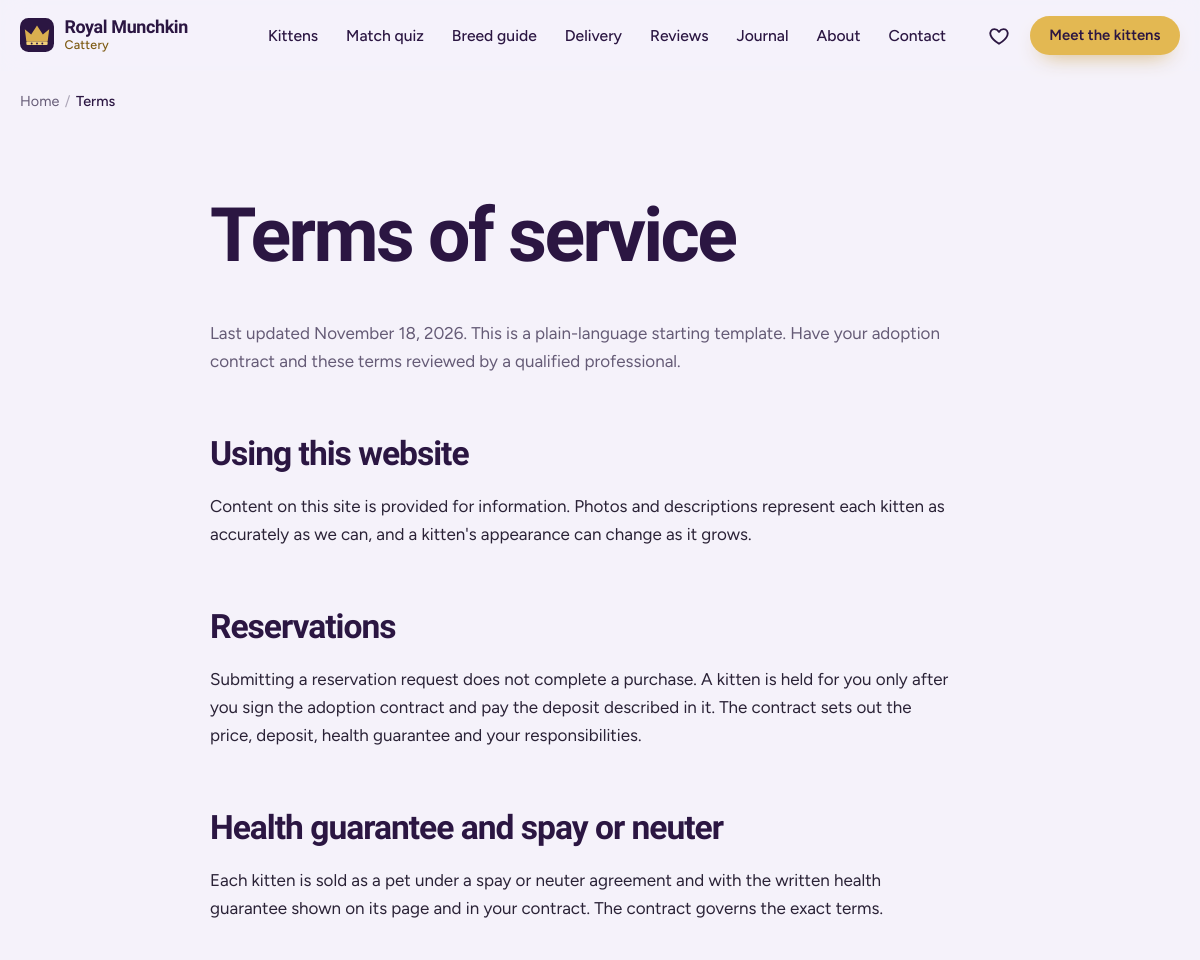
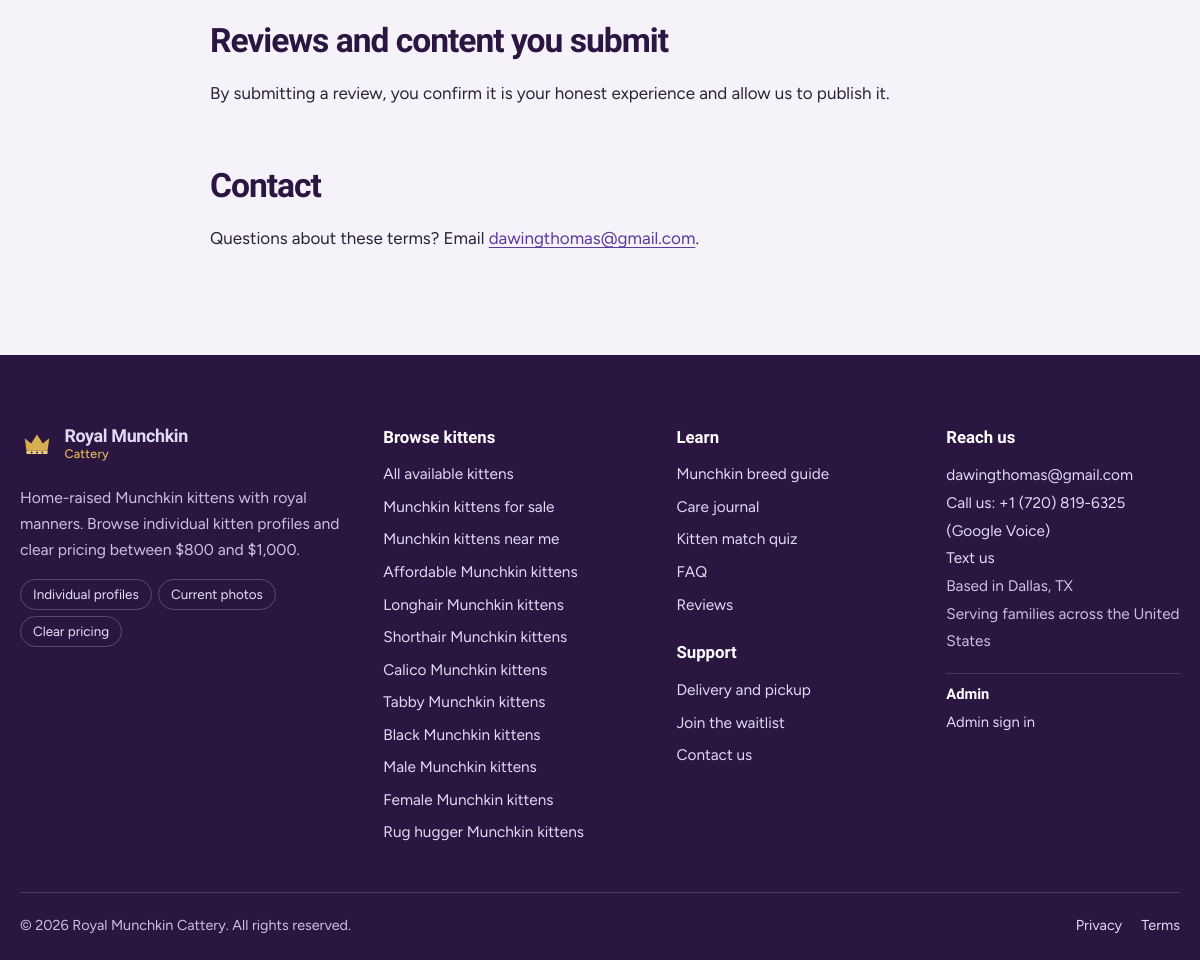
The app's page /terms/ with its own data (2 pictures, top to bottom).
### core/models.py (models this page shows, shortened)
class SiteSettings(models.Model):
    business_name = models.CharField(max_length=120, default="Royal Munchkin Cattery")
    tagline = models.CharField(max_length=200, default="Home-raised Munchkin kittens with royal manners")
    city = models.CharField(max_length=100, default="Dallas", help_text="Used in schema.org markup. Clear it to hide the address.")
    state = models.CharField(max_length=2, default="TX", blank=True)
    contact_phone = models.CharField(max_length=24, blank=True, help_text="Digits with country code, e.g. +15551234567")
    whatsapp_number = models.CharField(max_length=20, blank=True, help_text="Digits only, e.g. 15551234567")
    contact_email = models.EmailField(default="dawingthomas@gmail.com")
    instagram_url = models.URLField(blank=True)
    facebook_url = models.URLField(blank=True)
    tiktok_url = models.URLField(blank=True)
    youtube_url = models.URLField(blank=True)
    kittens_placed_count = models.PositiveIntegerField(
        default=0, help_text="Shown on the homepage only when above zero. Use a real number."
    )
    announcement = models.CharField(max_length=160, blank=True, help_text="Optional banner above the header (e.g. 'New litter due in March').")
    class Meta:
        verbose_name = "Site Settings"
        verbose_name_plural = "Site Settings"
    @classmethod
    def load(cls):
        obj = cache.get(SETTINGS_CACHE_KEY)
        if obj is None:
            obj, _ = cls.objects.get_or_create(pk=1)
            cache.set(SETTINGS_CACHE_KEY, obj, 300)
        return obj

### core/views.py (the view)
# urls.py: path("terms/", views.TermsView.as_view(), name="terms"),
class TermsView(TemplateView):
    template_name = "core/terms.html"
    def get_context_data(self, **kwargs):
        ctx = super().get_context_data(**kwargs)
        ctx["meta_title"] = "Terms of Service | Royal Munchkin Cattery"
        ctx["meta_description"] = "The terms that apply to using the Royal Munchkin Cattery website and reserving a kitten."
        ctx["breadcrumbs"] = [("Home", "/"), ("Terms", "/terms/")]
        return ctx

### templates/core/terms.html
{% extends "base.html" %}
{% block content %}
<section class="section"><div class="container narrow prose">
  <h1>Terms of service</h1>
  <p class="muted">Last updated {% now "F j, Y" %}. This is a plain-language starting template. Have your adoption contract and these terms reviewed by a qualified professional.</p>
  <h2>Using this website</h2>
  <p>Content on this site is provided for information. Photos and descriptions represent each kitten as accurately as we can, and a kitten's appearance can change as it grows.</p>
  <h2>Reservations</h2>
  <p>Submitting a reservation request does not complete a purchase. A kitten is held for you only after you sign the adoption contract and pay the deposit described in it. The contract sets out the price, deposit, health guarantee and your responsibilities.</p>
  <h2>Health guarantee and spay or neuter</h2>
  <p>Each kitten is sold as a pet under a spay or neuter agreement and with the written health guarantee shown on its page and in your contract. The contract governs the exact terms.</p>
  <h2>Reviews and content you submit</h2>
  <p>By submitting a review, you confirm it is your honest experience and allow us to publish it.</p>
  <h2>Contact</h2>
  <p>Questions about these terms? Email <a href="mailto:{{ site_settings.contact_email }}">{{ site_settings.contact_email }}</a>.</p>
</div></section>
{% endblock %}

### templates/partials/footer.html (shortened to what this page needs)
{% load humanize %}<footer class="site-footer">
  <div class="container footer-grid">
    <div class="footer-brand">
      <a class="brand brand-light" href="{% url 'core:home' %}">{% include "partials/logo.html" %}<span class="brand-text"><b>Royal Munchkin</b><i>Cattery</i></span></a>
      <p>{{ site_settings.tagline }}. Browse individual kitten profiles and clear pricing between ${{ MIN_PRICE }} and ${{ MAX_PRICE|intcomma }}.</p>
      <ul class="footer-badges">
        <li>Individual profiles</li><li>Current photos</li><li>Clear pricing</li>
      </ul>
    </div>
    <div>
      <h2 class="footer-h">Browse kittens</h2>
      <ul>
        <li><a href="{% url 'kittens:list' %}">All available kittens</a></li>
        {% for slug, label in FOOTER_LANDING_LINKS %}<li><a href="{% url 'core:landing' slug=slug %}">{{ label }}</a></li>{% endfor %}
      </ul>
    </div>
    <div>
      <h2 class="footer-h">Learn</h2>
      <ul>
        <li><a href="{% url 'core:breed_guide' %}">Munchkin breed guide</a></li>
        <li><a href="{% url 'core:journal_list' %}">Care journal</a></li>
        <li><a href="{% url 'kittens:match' %}">Kitten match quiz</a></li>
        <li><a href="{% url 'core:faq' %}">FAQ</a></li>
        <li><a href="{% url 'reviews:list' %}">Reviews</a></li>
      </ul>
      <h2 class="footer-h footer-h-2">Support</h2>
      <ul>
        <li><a href="{% url 'core:delivery' %}">Delivery and pickup</a></li>
        <li><a href="{% url 'core:waitlist' %}">Join the waitlist</a></li>
        <li><a href="{% url 'core:contact' %}">Contact us</a></li>
      </ul>
    </div>
    <div>
      <h2 class="footer-h">Reach us</h2>
      <address>
        <a href="mailto:{{ site_settings.contact_email }}">{{ site_settings.contact_email }}</a>
        {% if CONTACT_PHONE %}<br><a href="tel:{{ CONTACT_PHONE_URI }}">Call us: {{ CONTACT_PHONE }} (Google Voice)</a><br><a href="sms:{{ CONTACT_PHONE_URI }}">Text us</a>{% endif %}
        {% if site_settings.city %}<br><span>Based in {{ site_settings.city }}{% if site_settings.state %}, {{ site_settings.state }}{% endif %}</span>{% endif %}
        <br><span>{{ SITE_LOCATION_SUMMARY }}</span>
      </address>
      <div class="footer-admin">
        <h2 class="footer-h footer-h-2">Admin</h2>
        <a href="{% url 'accounts:login' %}" rel="nofollow">Admin sign in</a>
      </div>
    </div>
  </div>
  <div class="container footer-bottom">
    <span>&copy; {% now "Y" %} {{ SITE_NAME }}. All rights reserved.</span>
    <span class="footer-legal"><a href="{% url 'core:privacy' %}">Privacy</a><a href="{% url 'core:terms' %}">Terms</a></span>
  </div>
</footer>

### static/css/base.css (style rules this page uses)
:root { --ink: #2B1642; --ink-2: #3B2259; --violet: #5B3A9A; --violet-600: #4A2D80; --violet-100: #E7DEF6; --gold: #C79A3B; --gold-bright: #E3B852; --gold-soft: #F6EBCF; --gold-ink: #7D5A12; --mist: #F5F2FA; --mist-2: #ECE6F6; --rose: #F2D3DB; --surface: #FFFFFF; --text: #2A2236; --muted: #655B76; --line: rgba(43, 22, 66, .12); --ok: #2B7A58; --ok-soft: #DDF1E8; --warn-soft: #FBE9C8; --danger: #B3363F; --r-sm: 10px; --r-md: 18px; --r-lg: 28px; --arch: 999px 999px 22px 22px; --shadow-sm: 0 1px 2px rgba(43, 22, 66, .06), 0 4px 14px -6px rgba(43, 22, 66, .18); --shadow-md: 0 2px 4px rgba(43, 22, 66, .05), 0 18px 40px -18px rgba(43, 22, 66, .35); --shadow-lg: 0 30px 70px -28px rgba(43, 22, 66, .55); --font-display: "Bricolage Grotesque", "Avenir Next", "Segoe UI", system-ui, sans-serif; --font-body: "Figtree", system-ui, -apple-system, "Segoe UI", sans-serif; --container: 1200px; --header-h: 72px; --ease: cubic-bezier(.22, 1, .36, 1); --spring: cubic-bezier(.34, 1.56, .64, 1); }
*, *::before, *::after { box-sizing: border-box; }
html { scroll-behavior: smooth; scroll-padding-top: calc(var(--header-h) + 16px); -webkit-text-size-adjust: 100%; }
body { margin: 0; font-family: var(--font-body); font-size: 1.0625rem; line-height: 1.65; color: var(--text); background: var(--mist); -webkit-font-smoothing: antialiased; text-rendering: optimizeLegibility; }
a { color: var(--violet); text-decoration-thickness: 1px; text-underline-offset: 3px; }
h1, h2, h3, h4 { font-family: var(--font-display); color: var(--ink); line-height: 1.08; margin: 0 0 .6em; letter-spacing: -.02em; font-weight: 700; }
h1 { font-size: clamp(2.5rem, 1.4rem + 4.6vw, 4.7rem); letter-spacing: -.035em; line-height: 1.02; }
h2 { font-size: clamp(1.85rem, 1.2rem + 2.2vw, 3rem); letter-spacing: -.03em; }
p { margin: 0 0 1.1em; max-width: 68ch; }
.muted { color: var(--muted); }
.container { width: min(100% - 2.5rem, var(--container)); margin-inline: auto; }
.container.narrow { width: min(100% - 2.5rem, 780px); }
.section { padding-block: clamp(3.5rem, 7vw, 6.5rem); }
.brand { display: inline-flex; align-items: center; gap: .65rem; text-decoration: none; color: var(--ink); flex-shrink: 0; }
.brand-text { display: flex; flex-direction: column; line-height: 1; }
.brand-text b { font: 700 1.12rem/1 var(--font-display); letter-spacing: -.02em; }
.brand-text i { font: 500 .78rem/1.2 var(--font-body); font-style: normal; color: var(--gold-ink); letter-spacing: .02em; margin-top: 2px; }
.brand-light { color: #fff; }
.brand-light .brand-text i { color: var(--gold-bright); }
.prose h2 { margin-top: 1.8em; font-size: clamp(1.5rem, 1.2rem + 1.2vw, 2.1rem); }
.site-footer { background: var(--ink); color: #CDBFE4; padding: clamp(3rem, 6vw, 5rem) 0 1.4rem; margin-top: 0; }
.footer-grid { display: grid; grid-template-columns: 1.4fr 1.1fr 1fr 1fr; gap: clamp(1.6rem, 3vw, 3rem); }
.site-footer a { color: #E4D9F5; text-decoration: none; }
.footer-h { font: 700 1.05rem/1.2 var(--font-display); color: #fff; margin: 0 0 .9rem; letter-spacing: 0; }
.footer-h-2 { margin-top: 1.6rem; }
.site-footer ul { list-style: none; padding: 0; margin: 0; display: grid; gap: .45rem; font-size: .96rem; }
.site-footer address { font-style: normal; line-height: 1.8; font-size: .96rem; }
.footer-admin { margin-top: 1.1rem; padding-top: .8rem; border-top: 1px solid rgba(255, 255, 255, .14); font-size: .92rem; }
.footer-admin .footer-h { margin: 0 0 .35rem; font-size: .92rem; }
.footer-admin a { color: #E4D9F5; text-underline-offset: .2em; }
.footer-brand p { margin: 1rem 0; font-size: .98rem; color: #CDBFE4; max-width: 38ch; }
.footer-badges { display: flex !important; flex-wrap: wrap; gap: .4rem !important; }
.footer-badges li { border: 1px solid rgba(255, 255, 255, .22); border-radius: 999px; padding: .2rem .75rem; font-size: .84rem; color: #E9DFF7; }
.footer-bottom { display: flex; justify-content: space-between; flex-wrap: wrap; gap: 1rem; margin-top: clamp(2rem, 4vw, 3.5rem); padding-top: 1.3rem; border-top: 1px solid rgba(255, 255, 255, .14); font-size: .9rem; }
.footer-legal { display: flex; gap: 1.2rem; }

### records on screen
SiteSettings: contact_email "dawingthomas@gmail.com", tagline "Home-raised Munchkin kittens with royal manners", contact_phone "+1 (720) 819-6325", city "Dallas", state "TX", business_name "Royal Munchkin Cattery"

### other values on screen
{{ label }} "Home"
{{ label }} "Terms"
{{ MIN_PRICE }} "800"
{{ MAX_PRICE|intcomma }} "1,000"
{{ label }} "Munchkin kittens for sale" "Munchkin kittens near me" "Affordable Munchkin kittens" "Longhair Munchkin kittens" "Shorthair Munchkin kittens" "Calico Munchkin kittens" "Tabby Munchkin kittens" "Black Munchkin kittens" "Male Munchkin kittens" "Female Munchkin kittens" "Rug hugger Munchkin kittens"
{{ SITE_LOCATION_SUMMARY }} "Serving families across the United States"
